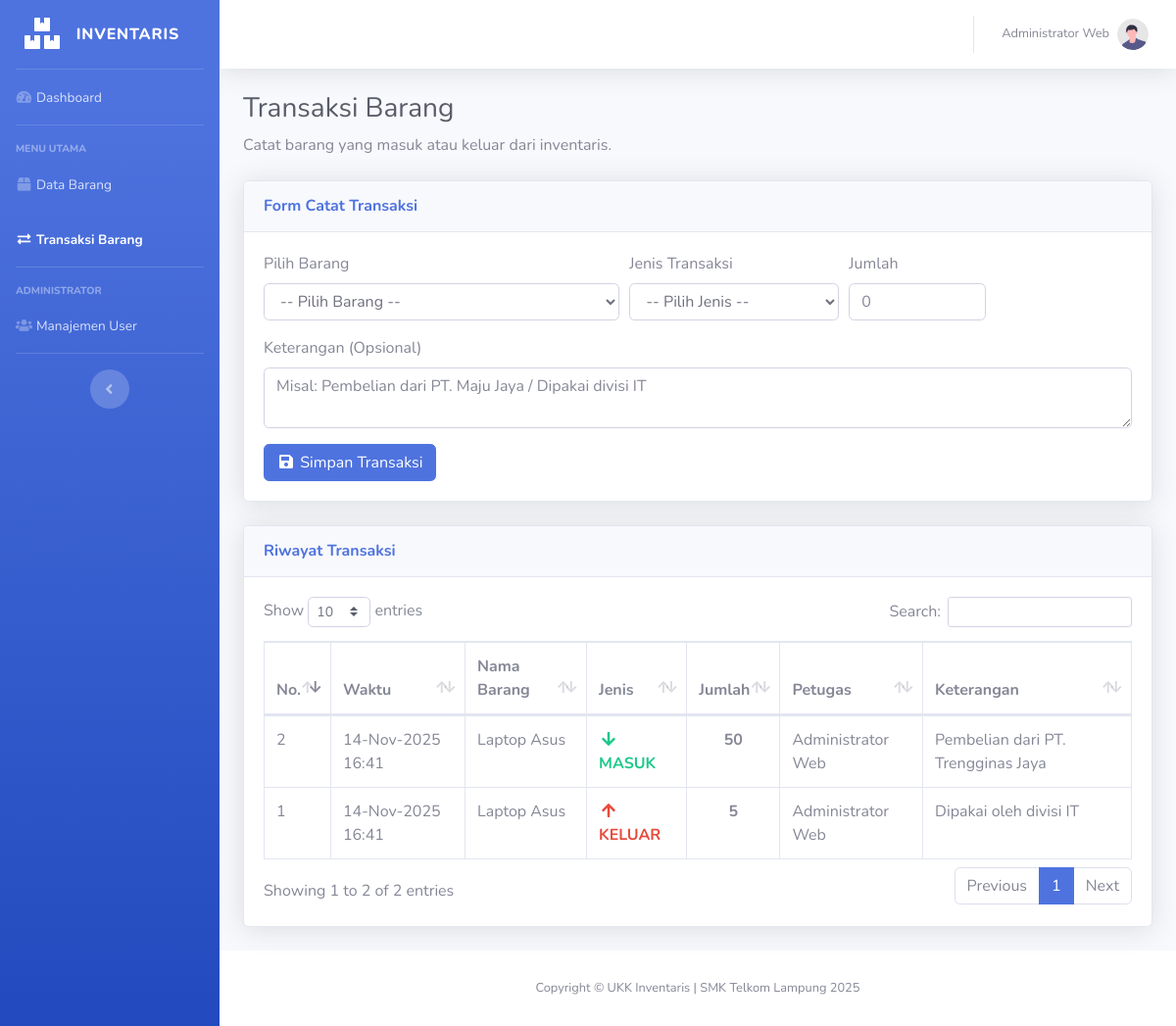
The app's page /transaksi.php (signed in) with its own data.
### tables this page shows
CREATE TABLE `tbl_transaksi` (
  `id_transaksi` int(11) NOT NULL,
  `id_barang` int(11) NOT NULL,
  `id_user` int(11) NOT NULL,
  `jenis_transaksi` enum('MASUK','KELUAR') NOT NULL,
  `jumlah` int(11) NOT NULL,
  `tgl_transaksi` datetime DEFAULT current_timestamp(),
  `keterangan` text DEFAULT NULL
);

CREATE TABLE `tbl_barang` (
  `id_barang` int(11) NOT NULL,
  `kode_barang` varchar(20) NOT NULL,
  `nama_barang` varchar(100) NOT NULL,
  `satuan` varchar(20) DEFAULT NULL
);

CREATE TABLE `tbl_user` (
  `id_user` int(11) NOT NULL,
  `username` varchar(50) NOT NULL,
  `password` varchar(255) NOT NULL,
  `nama_lengkap` varchar(100) DEFAULT NULL,
  `level` enum('admin','petugas') DEFAULT 'petugas'
);

### transaksi.php (the view, shortened to what this page needs)
<?php
include 'koneksi.php';
$query_history = "
    SELECT
        t.id_transaksi,
        t.tgl_transaksi,
        b.nama_barang,
        t.jenis_transaksi,
        t.jumlah,
        u.nama_lengkap AS nama_petugas,
        t.keterangan
    FROM
        tbl_transaksi t
    JOIN
        tbl_barang b ON t.id_barang = b.id_barang
    JOIN
        tbl_user u ON t.id_user = u.id_user
    ORDER BY
        t.id_transaksi DESC
";
$sql_history = mysqli_query($koneksi, $query_history);
?>
<!DOCTYPE html>
<html lang="id">
<head>
    <link href="vendor/fontawesome-free/css/all.min.css" rel="stylesheet" type="text/css">
    <link href="css/sb-admin-2.min.css" rel="stylesheet">
    <link href="vendor/datatables/dataTables.bootstrap4.min.css" rel="stylesheet">
</head>
<body id="page-top">
    <div id="wrapper">
        <ul class="navbar-nav bg-gradient-primary sidebar sidebar-dark accordion" id="accordionSidebar">
            <a class="sidebar-brand d-flex align-items-center justify-content-center" href="index.php">
                <div class="sidebar-brand-icon"><i class="fas fa-boxes"></i></div>
                <div class="sidebar-brand-text mx-3">Inventaris</div>
            </a>
            <hr class="sidebar-divider my-0">
            <li class="nav-item">
                <a class="nav-link" href="index.php">
                    <i class="fas fa-fw fa-tachometer-alt"></i><span>Dashboard</span></a>
            </li>
            <hr class="sidebar-divider">
            <div class="sidebar-heading">Menu Utama</div>
            <li class="nav-item">
                <a class="nav-link" href="barang.php">
                    <i class="fas fa-fw fa-box"></i><span>Data Barang</span></a>
            </li>
            <li class="nav-item active">
                <a class="nav-link" href="transaksi.php">
                    <i class="fas fa-fw fa-exchange-alt"></i><span>Transaksi Barang</span></a>
            </li>
            <?php if (isset($_SESSION['level']) && $_SESSION['level'] == 'admin') : ?>
                <hr class="sidebar-divider">
                <div class="sidebar-heading">Administrator</div>
                <li class="nav-item">
                    <a class="nav-link" href="user.php">
                        <i class="fas fa-fw fa-users"></i><span>Manajemen User</span></a>
                </li>
            <?php endif; ?>
            <hr class="sidebar-divider d-none d-md-block">
            <div class="text-center d-none d-md-inline">
                <button class="rounded-circle border-0" id="sidebarToggle"></button>
            </div>
        </ul>
        <div id="content-wrapper" class="d-flex flex-column">
            <div id="content">
                <nav class="navbar navbar-expand navbar-light bg-white topbar mb-4 static-top shadow">
                    <ul class="navbar-nav ml-auto">
                        <li class="nav-item dropdown no-arrow">
                            <a class="nav-link dropdown-toggle" href="#" id="userDropdown" role="button"
                                data-toggle="dropdown" aria-haspopup="true" aria-expanded="false">
                                <span class="mr-2 d-none d-lg-inline text-gray-600 small">
                                    <?php echo htmlspecialchars($_SESSION['nama_lengkap']); ?>
                                </span>
                                <img class="img-profile rounded-circle" src="img/undraw_profile.svg">
                            </a>
                        </li>
                    </ul>
                </nav>
                <div class="container-fluid">
                    <h1 class="h3 mb-2 text-gray-800">Transaksi Barang</h1>
                    <p class="mb-4">Catat barang yang masuk atau keluar dari inventaris.</p>
                    <div class="card shadow mb-4">
                        <div class="card-header py-3">
                            <h6 class="m-0 font-weight-bold text-primary">Form Catat Transaksi</h6>
                        </div>
                        <div class="card-body">
                            <form action="aksi_transaksi.php" method="POST">
                                <div class="form-row">
                                    <div class="form-group col-md-5">
                                        <label for="id_barang">Pilih Barang</label>
                                        <select id="id_barang" name="id_barang" class="form-control" required>
                                            <option value="" disabled selected>-- Pilih Barang --</option>
                                        </select>
                                    </div>
                                    <div class="form-group col-md-3">
                                        <label for="jenis_transaksi">Jenis Transaksi</label>
                                        <select id="jenis_transaksi" name="jenis_transaksi" class="form-control" required>
                                            <option value="" disabled selected>-- Pilih Jenis --</option>
                                        </select>
                                    </div>
                                    <div class="form-group col-md-2">
                                        <label for="jumlah">Jumlah</label>
                                        <input type="number" class="form-control" id="jumlah" name="jumlah"
                                            placeholder="0" min="1" required>
                                    </div>
                                </div>
                                <div class="form-group">
                                    <label for="keterangan">Keterangan (Opsional)</label>
                                    <textarea class="form-control" id="keterangan" name="keterangan" rows="2"
                                        placeholder="Misal: Pembelian dari PT. Maju Jaya / Dipakai divisi IT"></textarea>
                                </div>
                                <button type="submit" class="btn btn-primary">
                                    <i class="fas fa-save fa-fw"></i> Simpan Transaksi
                                </button>
                            </form>
                        </div>
                    </div>
                    <div class="card shadow mb-4">
                        <div class="card-header py-3">
                            <h6 class="m-0 font-weight-bold text-primary">Riwayat Transaksi</h6>
                        </div>
                        <div class="card-body">
                            <div class="table-responsive">
                                <table class="table table-bordered" id="dataTable" width="100%" cellspacing="0">
                                    <thead>
                                        <tr>
                                            <th>No.</th>
                                            <th>Waktu</th>
                                            <th>Nama Barang</th>
                                            <th>Jenis</th>
                                            <th>Jumlah</th>
                                            <th>Petugas</th>
                                            <th>Keterangan</th>
                                        </tr>
                                    </thead>
                                    <tbody>
                                        <?php
                                        $no = 1;
                                        while ($data = mysqli_fetch_assoc($sql_history)):
                                        ?>
                                            <tr>
                                                <td><?php echo $no++; ?></td>
                                                <td><?php echo date('d-M-Y H:i', strtotime($data['tgl_transaksi'])); ?></td>
                                                <td><?php echo htmlspecialchars($data['nama_barang']); ?></td>
                                                <?php if ($data['jenis_transaksi'] == 'MASUK'): ?>
                                                    <td class="text-success font-weight-bold">
                                                        <i class="fas fa-arrow-down fa-fw"></i> MASUK
                                                    </td>
                                                <?php else: ?>
                                                    <td class="text-danger font-weight-bold">
                                                        <i class="fas fa-arrow-up fa-fw"></i> KELUAR
                                                    </td>
                                                <?php endif; ?>
                                                <td class="text-center font-weight-bold">
                                                    <?php echo htmlspecialchars($data['jumlah']); ?>
                                                </td>
                                                <td><?php echo htmlspecialchars($data['nama_petugas']); ?></td>
                                                <td><?php echo htmlspecialchars($data['keterangan']); ?></td>
                                            </tr>
                                        <?php endwhile; ?>
                                    </tbody>
                                </table>
                            </div>
                        </div>
                    </div>
                </div>
            </div>
            <footer class="sticky-footer bg-white">
                <div class="container my-auto">
                    <div class="copyright text-center my-auto">
                        <span>Copyright &copy; UKK Inventaris | SMK Telkom Lampung 2025</span>
                    </div>
                </div>
            </footer>
        </div>
    </div>
</body>
</html>

### records on screen
tbl_transaksi: tgl_transaksi "14-Nov-2025 16:41", id_barang.nama_barang "Laptop Asus", jenis_transaksi "KELUAR" (drawn), jumlah "5", id_user.nama_lengkap "Administrator Web", keterangan "Dipakai oleh divisi IT"
tbl_transaksi: tgl_transaksi "14-Nov-2025 16:41", id_barang.nama_barang "Laptop Asus", jenis_transaksi "MASUK" (drawn), jumlah "50", id_user.nama_lengkap "Administrator Web", keterangan "Pembelian dari PT. Trengginas Jaya"

### other values on screen
$_SESSION['nama_lengkap'] "Administrator Web"
